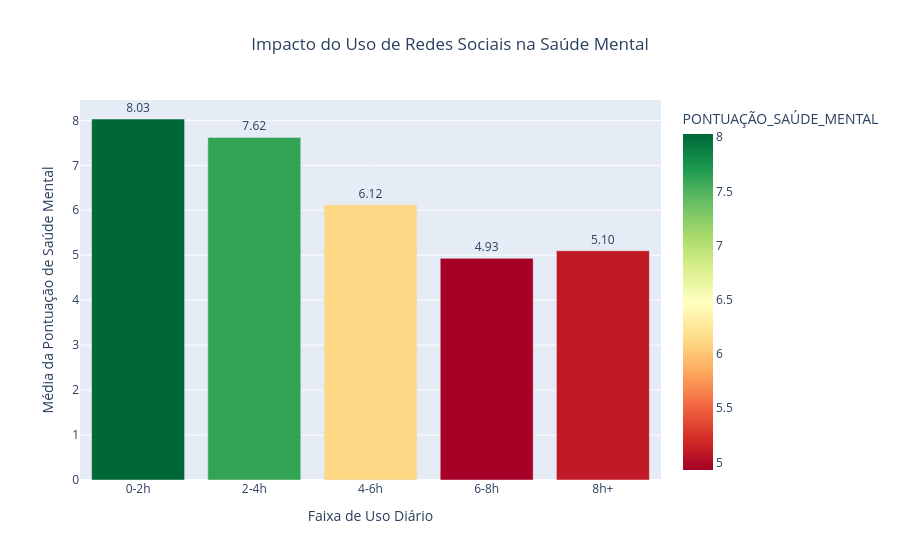

The notebook cell saved with this chart:
### Code cell
import plotly.express as px

df_mean_uso_saude = df.groupby("FAIXA_USO")["PONTUAÇÃO_SAÚDE_MENTAL"].mean().round(2).reset_index()

fig = px.bar(
    df_mean_uso_saude,
    x="FAIXA_USO",
    y="PONTUAÇÃO_SAÚDE_MENTAL",
    color="PONTUAÇÃO_SAÚDE_MENTAL",
    color_continuous_scale="RdYlGn",
    title="Impacto do Uso de Redes Sociais na Saúde Mental"
)

fig.update_traces(texttemplate='%{y:.2f}', textposition='outside')

fig.update_layout(
    xaxis_title="Faixa de Uso Diário",
    yaxis_title="Média da Pontuação de Saúde Mental",
    title_x=0.5
)

fig.show()

### Figure 1 — Plotly figure (JSON) as saved in the notebook; plotly's stock layout.template omitted (floating-point values rounded to 4 significant figures)
{"data": [{"hovertemplate": "FAIXA_USO=%{x}<br>PONTUAÇÃO_SAÚDE_MENTAL=%{marker.color}<extra></extra>", "legendgroup": "", "marker": {"color": [8.03, 7.62, 6.12, 4.93, 5.1], "coloraxis": "coloraxis", "pattern": {"shape": ""}}, "name": "", "orientation": "v", "showlegend": false, "textposition": "outside", "texttemplate": "%{y:.2f}", "type": "bar", "x": ["0-2h", "2-4h", "4-6h", "6-8h", "8h+"], "xaxis": "x", "y": [8.03, 7.62, 6.12, 4.93, 5.1], "yaxis": "y"}], "layout": {"barmode": "relative", "coloraxis": {"colorbar": {"title": {"text": "PONTUAÇÃO_SAÚDE_MENTAL"}}, "colorscale": [[0, "rgb(165,0,38)"], [0.1, "rgb(215,48,39)"], [0.2, "rgb(244,109,67)"], [0.3, "rgb(253,174,97)"], [0.4, "rgb(254,224,139)"], [0.5, "rgb(255,255,191)"], [0.6, "rgb(217,239,139)"], [0.7, "rgb(166,217,106)"], [0.8, "rgb(102,189,99)"], [0.9, "rgb(26,152,80)"], [1, "rgb(0,104,55)"]]}, "legend": {"tracegroupgap": 0}, "title": {"text": "Impacto do Uso de Redes Sociais na Saúde Mental", "x": 0.5}, "xaxis": {"anchor": "y", "domain": [0, 1], "title": {"text": "Faixa de Uso Diário"}}, "yaxis": {"anchor": "x", "domain": [0, 1], "title": {"text": "Média da Pontuação de Saúde Mental"}}}}
